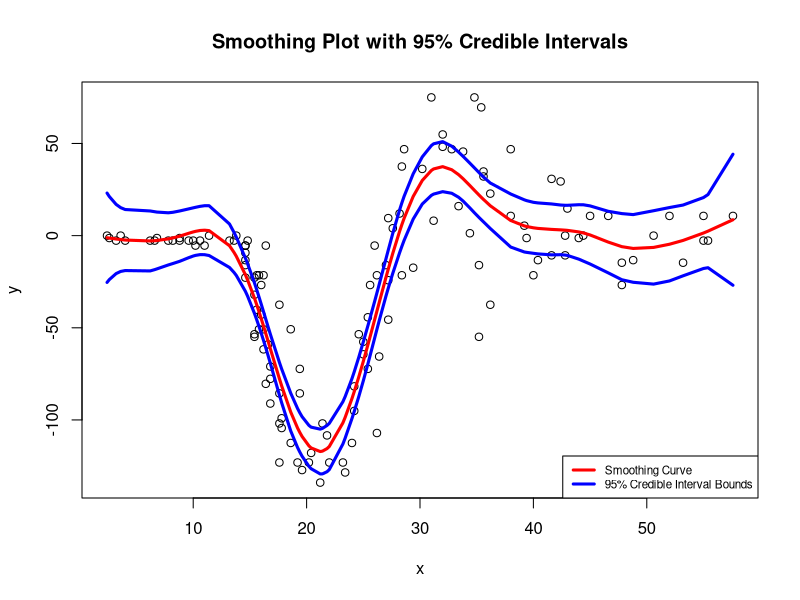

The R source for this figure:
## ---- chunk 1
knitr::opts_chunk$set(echo = TRUE)
## ---- chunk 2
## Code to smooth with basis expansions and penalties.

## The y values consist of a smoothing function of x, as well as the error terms.

## The smoothing function is a linear combination of k evenly-spaced B-splined
## basis functions, and the coefficients are to be estimated.

## In order to avoid over-fitting, some smoothing penalty is imposed, making each 
## coefficient to vary smoothly from its neighbouring ones.

## The model is hence estimated by penalised least squares, and the smoothing
## parameter is chosen in order to minimise the generalised cross validation
## (GCV) criterion.

## This project aims at fitting P-splines to the x, y data, and selecting
## the smoothing parameter based on GCV criterion. Also, some details of the 
## method function are needed to print out. Predictions are to be made, and 
## some plots are to be sketched.
## ---- chunk 3
pspline <- function(x, y, k = 20, logsp = c(-5, 5), bord = 3, pord = 2, ngrid = 100){
  
  ## This function aims at performing the best fit to the smoothing function, and
  ## print out the details of the model.
  
  ## x, y are data points, and k is the number of evenly-spaced B-splined basis 
  ## functions. 'logsp' represents the boundaries of smoothing functions in log
  ## scale. 'bord' is the B-spline order, and 'pord' is the penalty order of 
  ## difference. 'ngrid' is the number of smoothing parameters to try.
  
  dk <- diff(range(x)) / (k - bord) # Knot spacing.
  knots <- seq(min(x) - dk * bord, by = dk, length = k + bord + 1) # Knots 
  # generating.
  X <- splines::splineDesign(knots, x, ord = bord + 1, outer.ok = TRUE) # Data 
  # matrix.
  D <- diff(diag(k), differences = pord) # Penalisation matrix.
  
  qrX <- qr(X) # Obtains QR-factorisation of X, i.e., X = QR.
  Q <- qr.Q(qrX) # Matrix Q.
  R <- qr.R(qrX) # Matrix R.
  
  eig <- eigen(t(solve(R)) %*% t(D) %*% D %*% solve(R)) # Obtains eigen-
  # decomposition of (D * R ^ (-1)) ^ T * (D * R ^ (-1)), i.e.,
  # (D * R ^ (-1)) ^ T * (D * R ^ (-1)) = U * \Lambda * (U ^ T).
  U <- eig$vectors # Matrix U.
  Lam <- diag(eig$values) # Matrix \Lambda.
  
  logSP <- seq(from = logsp[1], to = logsp[2], length.out = ngrid) # Equally 
  # separated smoothing parameters in log scale.
  SP <- exp(logSP) # Smoothing parameters.
  
  gcv <- function(lambda){
    
    ## This function aims at reckoning GCV criterion given a smoothing parameter.
    
    revised_Lam <- diag(diag(1 + lambda * Lam)) # Matrix (I + smoothing_par * 
    # \Lambda).
    A <- solve(R) %*% U %*% solve(revised_Lam) %*% t(U) # Matrix (R ^ (-1) * U * 
    # revised_Lam ^ (-1) * U ^ T).
    coef <- A %*% (t(Q) %*% y) # Estimates of coefficients.
    
    fitted <- X %*% coef # Fitted Values.
    edf <- sum(diag(solve(revised_Lam))) # Effective degrees of freedom, taking 
    # the trace on the inverse of 'revised_Lam'.
    sig2 <- sum((y - fitted) ^ 2) / (nrow(X) - edf) # Residual Variance.
    gcv <- sig2 / (nrow(X) - edf) # GCV criterion.
    return(gcv)
  }
  
  GCV <- rep(0, ngrid) # Creates a zero-vector.
  for(i in 1 : ngrid){ # Loops through all numbers of smoothing parameters. 
    GCV[i] <- gcv(SP[i]) # Fills in values of GCV.
  }
  sp <- SP[which(GCV == min(GCV))] # Selects the smoothing parameter with the 
  # smallest GCV criterion.

  revised_Lam <- diag(diag(1 + sp * Lam)) # Matrix (I + smoothing_par * 
  # \Lambda).
  A <- solve(R) %*% U %*% solve(revised_Lam) %*% t(U) # Matrix (R ^ (-1) * U * 
  # revised_Lam ^ (-1) * U ^ T).
  coef <- A %*% (t(Q) %*% y) # Estimates of coefficients.
  
  fitted <- X %*% coef # Fitted Values.
  edf <- sum(diag(solve(revised_Lam))) # Effective degrees of freedom, taking 
  # the trace on the inverse of 'revised_Lam'.
  sig2 <- sum((y - fitted) ^ 2) / (nrow(X) - edf) # Residual variance.
  V <- sig2 * A %*% t(solve(R)) # Covariance matrix for the coefficients.
  r2 <- 1 - (nrow(X) - 1) * sig2 / sum((y - mean(y)) ^ 2) # Model R-squared.
  gcv <- sig2 / (nrow(X) - edf) # GCV criterion.
  
  newlist <- list('x' = x, 'y' = y, 'B_spline_Order' = bord, 'Penalty_Order_of_Difference' = pord, 'Number_of_Basis_Functions' = k, 'Knots' = knots, 'Smoothing_Parameter' = sp, 'Coefficients' = coef, 'Fitted_Values' = fitted, 'Effective_Degrees_of_Freedom' = edf, 'Residual_Variance' = sig2, 'Residual_Std' = sqrt(sig2), 'Cov_for_Coefficients' = V, 'R_Squared' = r2, 'Generalised_Cross_Validation' = gcv) 
  # Creates a list containing a bunch of details of the model.
  
  return(newlist)
}
## ---- chunk 4
print.pspline <- function(m){
  
  ## This function aims at showing the EDF, k, residual std, r ^ 2, and GCV of the
  ## model, given the method function 'pspline'.
  
  cat('Order', m$B_spline_Order, 'p-spline with order', m$Penalty_Order_of_Difference, 'penalty', '\n')
  
  cat('Effective degrees of freedom:', m$Effective_Degrees_of_Freedom, 'Coefficients:', m$Number_of_Basis_Functions, '\n')
  
  cat('residual std dev:', m$Residual_Std, 'r-squared:', m$R_Squared, 'GCV:', m$Generalised_Cross_Validation, '\n')
  
  newlist <- list('gcv' = m$Generalised_Cross_Validation, 'edf' = m$Effective_Degrees_of_Freedom, 'r2' = m$R_Squared)   
  # Stores the values of gcv, edf, and r2.

  invisible(newlist) # Silently returns the new list.
}
## ---- chunk 5
predict.pspline <- function(m, x, se = TRUE){
  
  ## This function aims at making predictions from the smooth fit given new x 
  ## values within the range of the original data, as well as the method function 
  ## 'pspline'.
  
  Xp <- splines::splineDesign(m$Knots, x, ord = m$B_spline_Order + 1, outer.ok = TRUE) 
  # Data matrix.
  
  coef <- m$Coefficients # Estimates of coefficients.
  fitted <- Xp %*% coef # Fitted Values.
  
  if(se){ # Standard errors and fitted values are to be returned.
    V <- m$Cov_for_Coefficients # Covariance matrix for the coefficients.
    std_error <- rowSums(Xp * (Xp %*% V)) ^ .5 # Standard Errors.
    newlist <- list('fit' = fitted, 'se' = std_error) # Stores the values of 
    # fitted values and the standard errors.
  }else{ # Only fitted values are to be returned.
    newlist <- list('fit' = fitted) # Stores only the values of fitted values.
  }
  
  return(newlist)
}
## ---- chunk 6
plot.pspline <- function(m){


  
  CL <- .95 # Credible Level
  CV <- qnorm((1 - CL) / 2, lower.tail = FALSE) # Critical Value
  ll <- m$Fitted - CV * predict.pspline(m, m$x)$se # Lower Confidence Limit.
  ul <- m$Fitted + CV * predict.pspline(m, m$x)$se # Upper Confidence Limit.
  
  plot(m$y ~ m$x, main = 'Smoothing Plot with 95% Credible Intervals', xlab = 'x', ylab = 'y', type = 'p')
  lines(m$Fitted ~ m$x, col = 'red', lwd = 3)
  lines(ll ~ m$x, col = 'blue', lwd = 3)
  lines(ul ~ m$x, col = 'blue', lwd = 3)
  legend('bottomright', legend = c('Smoothing Curve', '95% Credible Interval Bounds'), lwd = 3, col = c('red', 'blue'), cex = .7)
  
  
  newlist <- list('ll' = ll, 'ul' = ul, 'x' = m$x)
  invisible(newlist)

}
## ---- chunk 7
## Load the data set.
library(MASS)
x <- mcycle$times
y <- mcycle$accel

## Apply the 'pspline' function.
m <- pspline(x, y, k = 20, logsp = c(-5, 5), bord = 3, pord = 2, ngrid = 100)

## Print EDF, k, residual std, r ^ 2, and GCV of the model.
print.pspline(m)

## Make predictions.
new_x<- sample(x, 10)
predict.pspline(m, new_x)

## Sketch the diagnostic plots.
plot.pspline(m)
